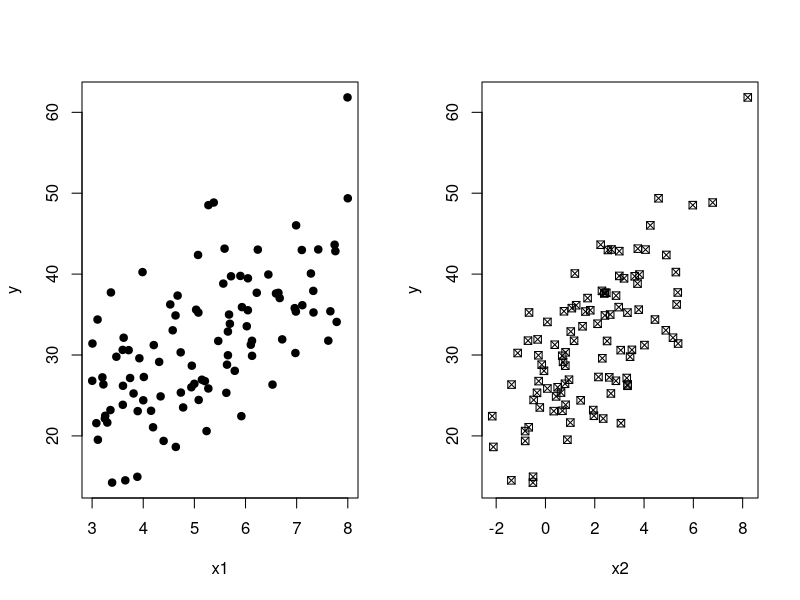

Generate this figure with R:
## ---- chunk 1
set.seed(1015) #Pengetauran set data
n <- 100 #Jumlah objek amatan
p <- 3 #Jumlah parameter

x1 <- runif(n,3,8) #Bangkitan data distribusi seragam rentang dari 3 hingga 8
x2 <- rnorm(n,2,2) #Bangkitan data ditribusi normal dengan rerata 2, sd 2
x0 <- rep(1,n) #Vektor 1 matriks X
X <- data.frame(x0,x1,x2)
head(X)
## ---- chunk 2
e <- rnorm(n,0,2) #Bilangan acak normal rerata 0, sd 2
y <- 5 + 4*x1 + 3*x2 + e #Persamaan model y
rand.comp <- data.frame(e,y)
head(rand.comp)
## ---- chunk 3
dt <- data.frame(y,x1,x2)
head(dt)
## ---- chunk 4
par(mfrow=c(1,2))
plot(x1, y, pch=19)
plot(x2, y, pch=7)
## ---- chunk 5
y <- as.matrix(y)
X <- as.matrix(cbind(x0,x1,x2))
b <- solve(t(X)%*%X)%*%t(X)%*%y;round(b,4)
## ---- chunk 6
b0 <- b[1]
b1 <- b[2]
b2 <- b[3]

print(paste("b0:",b[1]))
print(paste("b1:",b[2]))
print(paste("b2:",b[3]))
## ---- chunk 7
#Koef. regresi dengan metode OLS
sigma_kuadrat <- (t(y)%*%y-t(b)%*%t(X)%*%y)/(n-p)
Res_se <- sqrt(sigma_kuadrat)
round(Res_se,3)
## ---- chunk 8
#Degree of freedom (derajat bebas)
df <- n-p
df
## ---- chunk 9
y_duga <- b0+b1*x1+b2*x2
Y <- data.frame(y,y_duga);head(Y)
## ---- chunk 10
R_squared <- (cor(y,y_duga))^2;round(R_squared,4)
## ---- chunk 11
R_squared_adj <- 1-((1-R_squared)*(n-1)/(n-p));round(R_squared_adj,4)
## ---- chunk 12
galat <- y-(b0+b1*x1+b2*x2)
KTReg <- sum((y_duga-mean(y))^2)/(p-1);print(paste("KTR:",KTReg))
KTG <- sum(galat^2)/(n-p);print(paste("KTG",KTG))
Fhit <- KTReg/KTG;print(paste("Fhit:",round(Fhit,0)))
## ---- chunk 13
dbreg <- p-1;print(paste("dbr:",dbreg)) #Derajat bebas regresi
dbg <- n-p;print(paste("dbg:",dbg)) #Derajat bebas galat
## ---- chunk 14
#p-value untuk uji F
pf(Fhit, dbreg, dbg, lower.tail = F)
## ---- chunk 15
#Standar error koefisien regresi
se_b <- sqrt(sigma_kuadrat[1]*solve(t(X)%*%X))
se_b
## ---- chunk 16
se_b0 <- se_b[1,1];print(paste("se_b0:",round(se_b0,4)))
se_b1 <- se_b[2,2];print(paste("se_b1:",round(se_b1,4)))
se_b2 <- se_b[3,3];print(paste("se_b2:",round(se_b2,4)))
## ---- chunk 17
# t-value
t_b0 <- b0/se_b0;print(paste("t_b0:",round(t_b0,2)))
t_b1 <- b1/se_b1;print(paste("t_b1:",round(t_b1,2)))
t_b2 <- b2/se_b2;print(paste("t_b2:",round(t_b2,2)))
## ---- chunk 18
# p-value
print(paste("p_b0:",2*pt(-abs(t_b0),df <- n-p)))
print(paste("p_b1:",2*pt(-abs(t_b1),df <- n-p)))
print(paste("p_b2:",2*pt(-abs(t_b2),df <- n-p)))
## ---- chunk 19
t <- qt(.975, df <- n-p)

BB_b0 <- b0-t*se_b0
BA_b0 <- b0+t*se_b0

BB_b1 <- b1-t*se_b1
BA_b1 <- b1+t*se_b1

BB_b2 <- b2-t*se_b2
BA_b2 <- b2+t*se_b2

Batas.Bawah <- as.matrix(c(round(BB_b0,6),round(BB_b1,6),round(BB_b2,6)))
Batas.Atas <- as.matrix(c(round(BA_b0,6),round(BA_b1,6),round(BA_b2,6)))
Fit <- (c(round(b0,6),round(b1,6),round(b2,6)))

Selang.Kepercayaan <- cbind(Batas.Bawah, Fit, Batas.Atas)
colnames(Selang.Kepercayaan ) <- c("Batas bawah Selang (2.5%)", "Fit", "Batas atas Selang (97.5%)")
rownames(Selang.Kepercayaan ) <- c("Intersep", "b1", "b2")
Selang.Kepercayaan
## ---- chunk 20
reg <- lm(y~x1+x2, data=dt)
summary(reg)
## ---- chunk 21
anova(reg)
## ---- chunk 22
confint(reg)
## ---- chunk 23
koef <- as.matrix(reg$coefficients)
penduga <- cbind(b, koef)
colnames(penduga) <- c('matriks', 'fungsi lm')
rownames(penduga) <- c("intersep", "b1", "b2")
penduga
## ---- chunk 24
# Model 1
a <- summary(reg)
r.sq1 <- a$r.squared
adj_r.sq1 <- a$adj.r.squared
se1 <- a$sigma

# Model 2
reg2 <- lm(y~.-1, data=dt)
b <- summary(reg2)
r.sq2 <- b$r.squared
adj_r.sq2 <- b$adj.r.squared
se2 <- b$sigma

##===Membandingkan kebaikan model===
model1 <- as.matrix(c(r.sq1,adj_r.sq1,se1))
model2 <- as.matrix(c(r.sq2,adj_r.sq2,se2))

tabel <- cbind(model1, model2)
colnames(tabel) <- c("Model 1", "Model 2")
rownames(tabel) <- c("R-Square", "Adj R-Square", "Standar Error Sisaan")
tabel
